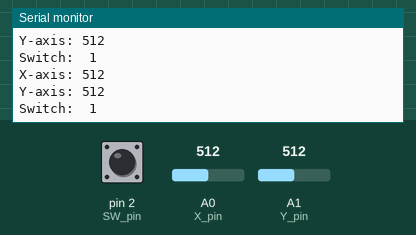
The sketch below on a simulated Arduino Uno, built with avr-gcc and run on an emulated ATmega328P. Shown: the last lines printed to the serial monitor. The test bench sets the inputs (shaded band); at power-on: A1 (Y_pin) = 512, pin 2 (SW_pin) HIGH, A0 (X_pin) = 512.

Above: at 4.2 s.
4.3 s: A1 (Y_pin) set to 982
At 4.43 s:
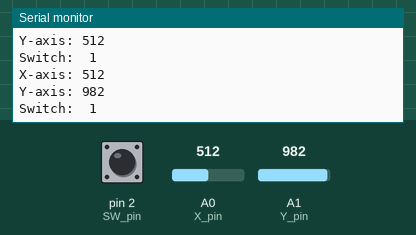
7.3 s: A1 (Y_pin) set to 1011
At 7.46 s:
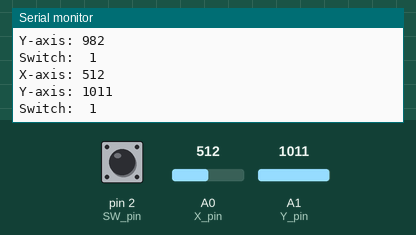
Timing chart, 0 to 10.3 s (numbered marks = the images above; inputs shaded):
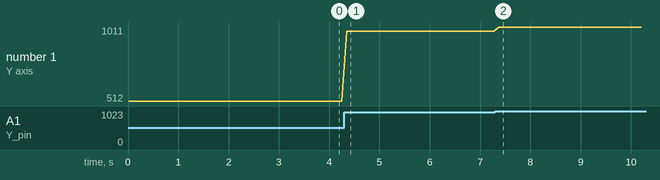

The sketch:

Analog_Joystick.ino
```cpp
//www.elegoo.com
//2016.12.09

// Arduino pin numbers
const int SW_pin = 2; // digital pin connected to switch output
const int X_pin = A0; // analog pin connected to X output
const int Y_pin = A1; // analog pin connected to Y output

void setup() {
  pinMode(SW_pin, INPUT);
  digitalWrite(SW_pin, HIGH);
  Serial.begin(9600);
}

void loop() {

  int xVal = analogRead(X_pin);
  int yVal = analogRead(Y_pin);
  int swVal = digitalRead(SW_pin);
  Serial.print("X-axis: ");
  Serial.println(xVal);

  Serial.print("Y-axis: ");
  Serial.println(yVal);

  Serial.print("Switch:  ");
  Serial.println(swVal);
  delay(100);
}
```

Measured:
- after the input at 4.3 s, the serial monitor: prints a new line after 0.05 s (image 1)
- after the input at 7.3 s, the serial monitor: prints a new line after 0.08 s (image 2)
- plotted number 1: 512 → 982 after the input at 4.3 s, 982 → 1011 after the input at 7.3 s
